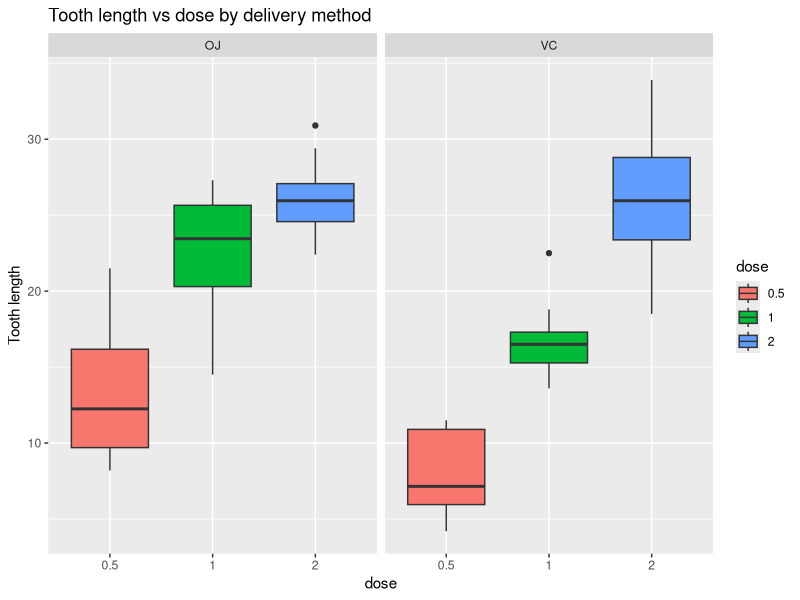
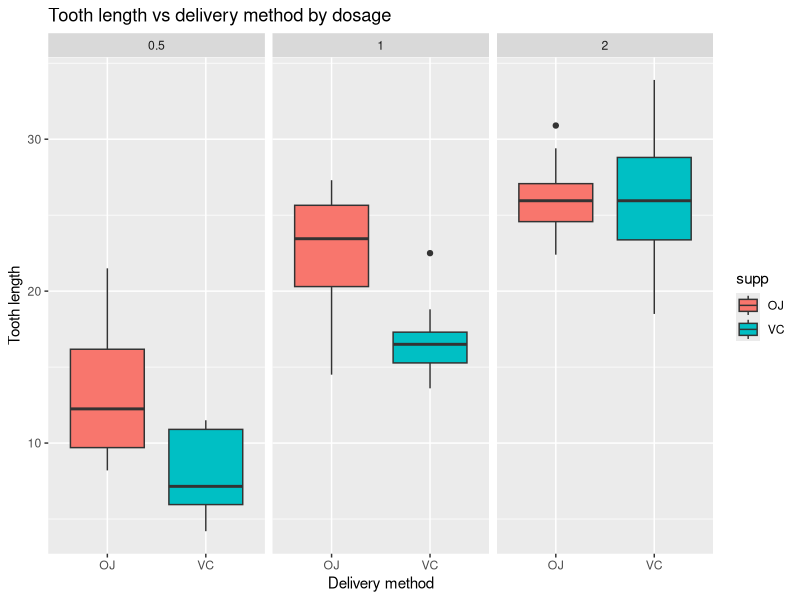

Write the R code that produced these figures, in order.
## ---- chunk 1

knitr::opts_chunk$set(echo = TRUE, message = FALSE, warning = FALSE)

library(tidyverse)

## ---- chunk 2

data("ToothGrowth")

df_toothgrowth <- as_tibble(ToothGrowth)

head(df_toothgrowth)

## ---- chunk 3

summary(ToothGrowth)

## ---- chunk 4

# convert dose to factor

df_toothgrowth <- df_toothgrowth %>% mutate(dose = as.factor(dose))

# plot tooth length as a function of dose, by supplement

df_toothgrowth %>% ggplot(aes(x = dose, y = len, fill = dose)) +
       
       geom_boxplot() +
       facet_grid(~supp) +
       ggtitle("Tooth length vs dose by delivery method") + 
       ylab("Tooth length")

## ---- chunk 5

# plot tooth length as function of delivery method by dose

df_toothgrowth %>% ggplot(aes(x = supp, y = len, fill = supp)) +
       
       geom_boxplot() +
       facet_grid(~dose) +
       ggtitle("Tooth length vs delivery method by dosage") + 
       xlab("Delivery method") +
       ylab("Tooth length")


## ---- chunk 6

t.test(len ~ supp, data = df_toothgrowth) 
      
## ---- chunk 7

t.test(len ~ dose, data = df_toothgrowth %>% filter(dose == c("0.5","1")))

## ---- chunk 8

t.test(len ~ dose, data = df_toothgrowth %>% filter(dose == c("0.5","2")))

## ---- chunk 9

t.test(len ~ dose, data = df_toothgrowth %>% filter(dose == c("1","2")))

